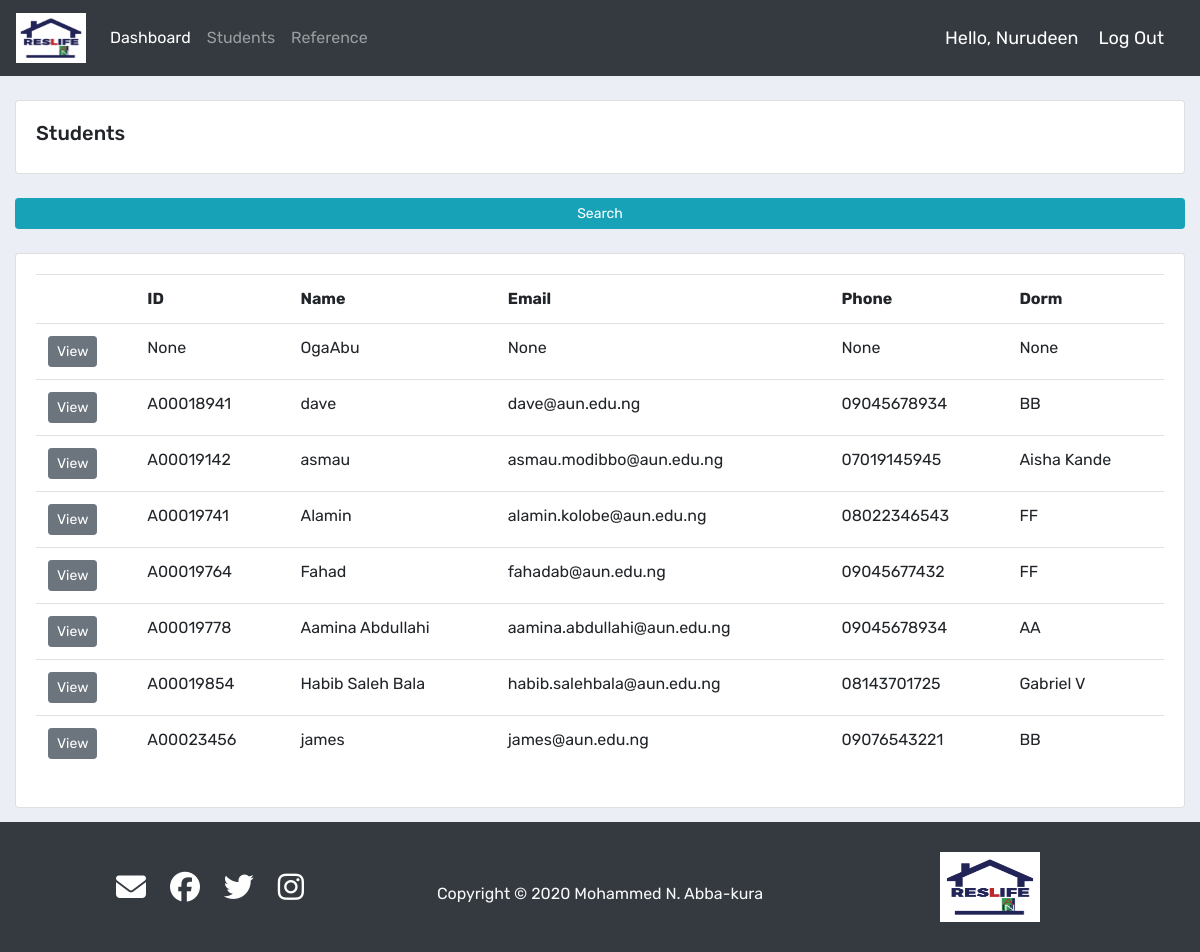
/all_students/ (signed in), run on the app's committed database.
### accounts/models.py (models this page shows, shortened)
class Student(models.Model):
    DORM_NAME = (
        ('AA', 'AA'),
        ('BB', 'BB'),
        ('CC', 'CC'),
        ('DD', 'DD'),
        ('EE', 'EE'),
        ('FF', 'FF'),
        ('Gabriel V', 'Gabriel V'),
        ('Rosaria V', 'Rosaria V'),
        ('Aisha Kande', 'Aisha Kande'),
    )
    user = models.OneToOneField(User, null=True, blank=True, on_delete=models.CASCADE)
    name = models.CharField(max_length=50, null=True)
    student_id = models.CharField(max_length=9, validators=[alphanumeric], null=True)
    email = models.EmailField(max_length=50, null=True, unique=True)
    dorm = models.CharField(max_length=50, null=True,  choices=DORM_NAME, blank=True)
    room = models.IntegerField(null=True)
    phone = models.CharField(max_length=11, null=True)
    profile_pic = models.ImageField(default='arab.png', null=True, blank=True)
    date_created = models.DateTimeField(auto_now_add=True, null=True)

### accounts/decorators.py (the view)
        def wrapper_func(request, *args, **kwargs):
            group = None
            if request.user.groups.exists():
                group = request.user.groups.all()[0].name
            if group in allowed_roles:
                return view_func(request, *args, **kwargs)
            else:
                return HttpResponse('You are not authorised to view this page')

### accounts/views.py (called while the page is built)
@login_required(login_url='login')
@allowed_users(allowed_roles=['admin', 'RD'])
def allStudents(request):
    students = Student.objects.all().order_by('student_id')
    myFilter = StudentFilter(request.GET, queryset=students)
    students = myFilter.qs
    context = {'students':students, 'myFilter':myFilter}
    return render(request, 'accounts/all_students.html', context)

### accounts/templates/accounts/all_students.html (shortened to what this page needs)
{%  extends 'accounts/base.html' %}
{% block content %}
		<br>
		<div class="row">
			<div class="col-md">
				<div class="card card-body">
					<h5>Students</h5>
				</div>
        <br>
        <div class="row">
        	<div class="col">
						<button class="btn btn-info  btn-sm btn-block" id="appear" type="button" name="button">Search</button>
        	</div>
        </div>
        <br>
				<div class="card card-body">
					<table class="table">
						<tr>
              <th></th>
							<th>ID</th>
							<th>Name</th>
							<th>Email</th>
							<th>Phone</th>
							<th>Dorm</th>
						</tr>
            {% for student in students %}
            <tr>
              <td><a class="btn btn-sm btn-secondary" href="{% url 'student' student.id %}">View</a></td>
              <td>{{ student.student_id }}</td>
              <td>{{ student.name }}</td>
              <td>{{ student.email }}</td>
              <td>{{ student.phone }}</td>
              <td>{{ student.dorm }}</td>
            </tr>
            {% endfor %}
					</table>
				</div>
			</div>
		</div>
{% endblock content %}

### accounts/templates/accounts/navbar.html (shortened to what this page needs)
{% load static %}
<nav class="navbar navbar-expand-lg navbar-dark bg-dark">
<a class="navbar-brand" href="{% url 'home' %}"><img height="50px" width="70px" src="{% static 'images/logo.jpg' %}" alt=""></a>
  <div class="collapse navbar-collapse" id="navbarNav">
    <ul class="navbar-nav">
      {% if request.user.is_staff %}
      <li class="nav-item active">
        <a class="nav-link" href="{% url 'home' %}">Dashboard</a>
      </li>
      <li class="nav-item">
        <a class="nav-link" href="{% url 'all_students' %}">Students</a>
      </li>
      <li class="nav-item">
        <a class="nav-link" href="{% url 'work_orders' %}">Reference</a>
      </li>
      {% endif %}
    </ul>
  </div>
  <span class="top-right">Hello, {{request.user}}</span>
  <span><a class="top-right" href="{% url 'logout' %}">Log Out</a></span>
</nav>

### static/css/basic.css (style rules this page uses)
html { height: 100%; margin: 0; padding: 0; }
body { background-color: #ebeff5; font-family: 'Rubik', sans-serif; margin: 0; padding: 0; height: 100%; }
img { max-width: 100% }

### accounts/templates/accounts/navbar.html (style rules this page uses)
.top-right { font-size: 18px; color: #fff; margin-right: 20px }

### data on the page
Student: student_id "None", name "OgaAbu", email "None", phone "None", dorm "None"
Student: student_id "A00018941", name "dave", email "dave@aun.edu.ng", phone "09045678934", dorm "BB"
Student: student_id "A00019142", name "asmau", email "asmau.modibbo@aun.edu.ng", phone "07019145945", dorm "Aisha Kande"
Student: student_id "A00019741", name "Alamin", email "alamin.kolobe@aun.edu.ng", phone "08022346543", dorm "FF"
Student: student_id "A00019764", name "Fahad", email "fahadab@aun.edu.ng", phone "09045677432", dorm "FF"
Student: student_id "A00019778", name "Aamina Abdullahi", email "aamina.abdullahi@aun.edu.ng", phone "09045678934", dorm "AA"
Student: student_id "A00019854", name "Habib Saleh Bala", email "habib.salehbala@aun.edu.ng", phone "08143701725", dorm "Gabriel V"
Student: student_id "A00023456", name "james", email "james@aun.edu.ng", phone "09076543221", dorm "BB"

### other printed values
{{ request.user }} "Nurudeen"
